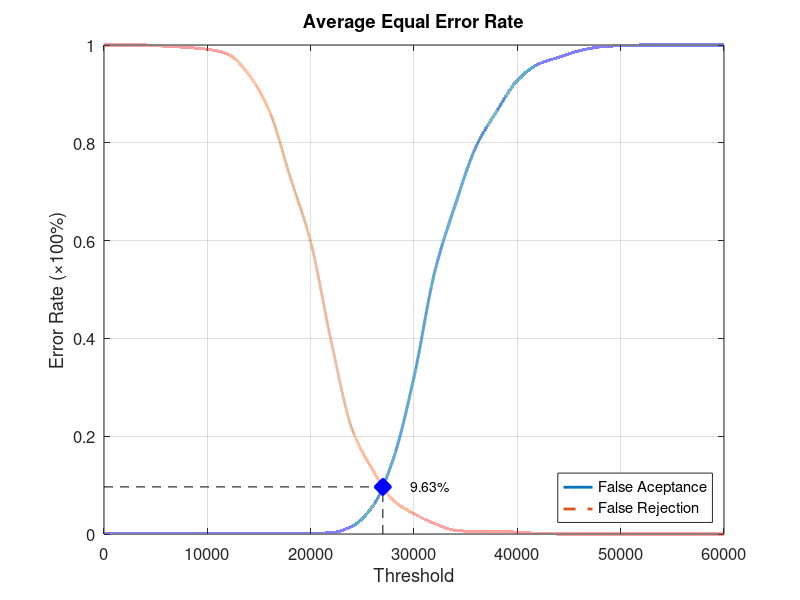
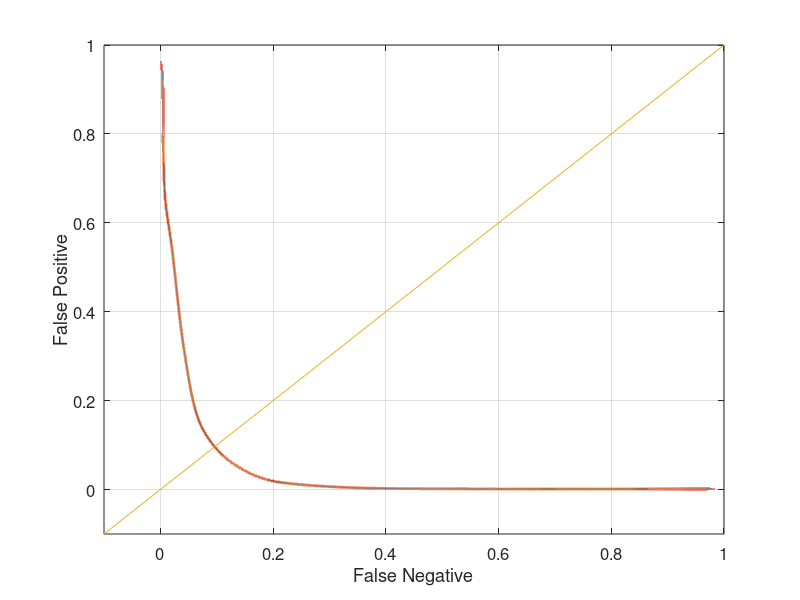

These figures' MATLAB source, in order:
function yEER = Experiment2Average
close all;
clear;
clc;
x = 0:2000:60000;
xq = 0:0.5:60000;

y0 = [0 0.00131579 0.00131579 0.00131579 0.00131579 0.00131579 0.00131579 0.00131579 0.00131579 0.00131579 0.00131579 0.00263158 0.0157895 0.0565789 0.153947 0.321053 0.535526 0.673684 0.792105 0.864474 0.927631 0.960526 0.975 0.988158 0.996053 0.998684 1 1 1 1 1];
yy0 = interp1(x, y0, xq, 'pchip');
y1 = [1 1 1 0.9975 0.995 0.99125 0.98125 0.94 0.865 0.73125 0.5975 0.3925 0.215 0.13125 0.06875 0.04125 0.02125 0.0075 0.005 0.005 0.00375 0.00125 0 0 0 0 0 0 0 0 0];
yy1 = interp1(x, y1, xq, 'pchip');

% Calculating EER: 
y2 = abs(y0 - y1);
find(y2 == min(y2))
yy2 = abs(yy0 - yy1);
xEER = find(yy2 == min(yy2));
xEERIndex = xq(xEER) % X-axis EER
yEER = yy0(xEER) % Y-axis EER

main = figure
plot(xq, yy0,'-','LineWidth', 2);	hold on
plot(xq, yy1,'--','LineWidth', 2);	hold on
plot([xEERIndex xEERIndex], [0 yEER], 'k--');	hold on
plot([0 xEERIndex], [yEER yEER], 'k--');	hold on
plot(xEERIndex, yEER, 'bx', 'LineWidth', 10);	hold on
text(xEERIndex + 10 * xEERIndex / 100, yEER, [num2str(round((10000 * yEER)) / 100) '%'])
legend('False Aceptance', 'False Rejection', 'Location', 'SouthEast')
xlabel('Threshold')
ylabel('Error Rate (\times100%)')
title('Average Equal Error Rate')
set(gca, 'FontSize', 12)
axis([0 60000 0 1])
grid on

print(main, 'Experiment2AverageMain', '-dpng');
FNRxFPR = figure('Color', [1 1 1]);
plot(yy1, yy0, '-', yy1, yy0, 'LineWidth', 2);
hold on
y = -0.1:0.1:1
plot(y, y); 
set(gca, 'FontSize', 12)
xlabel('False Negative')
ylabel('False Positive')
axis([-0.1 1 -0.1 1])
set(gca, 'FontSize', 12)
grid on

print(FNRxFPR, 'Experiment2AverageFNRxFPR','-dpng');
end
